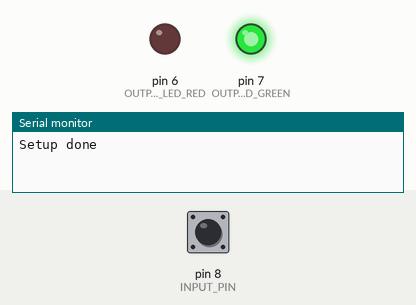
The sketch below on a simulated Arduino Uno, built with avr-gcc and run on an emulated ATmega328P. Parts: output pins drawn as LEDs (lit = HIGH), the last lines printed to the serial monitor. Dashed ring = blinking. Inputs (shaded band) come from the test bench; at power-on: pin 8 (INPUT_PIN) HIGH.

Above: at 1.2 s.
1.3 s: pin 8 (INPUT_PIN) pulled LOW for 0.15 s
At 1.42 s:
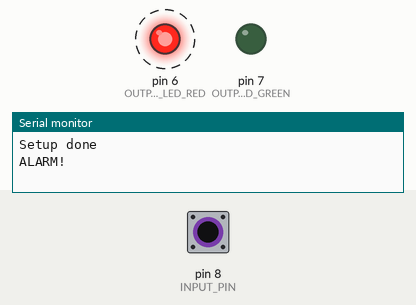
4.3 s: pin 8 (INPUT_PIN) pulled LOW for 3.2 s
At 4.67 s:
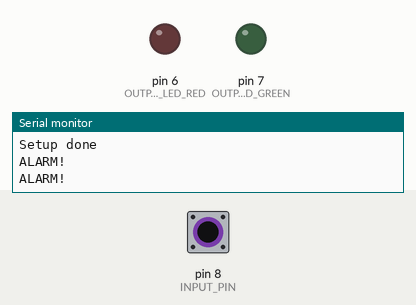
At 6.5 s:
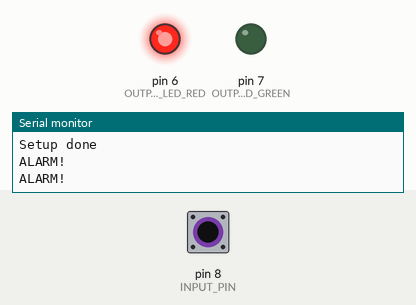
Timing chart, 0 to 9.0 s (numbered marks = the images above; inputs shaded):
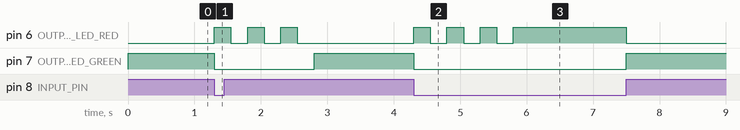

The sketch:

uart_led_alarm.ino
```cpp
const int INPUT_PIN = 8;
const int OUTPUT_LED_GREEN = 7;
const int OUTPUT_LED_RED = 6;

void blink(int pin, int times, int period = 1000)
{
  for (int i(0) ; i < times ; ++i) {
    digitalWrite(pin, HIGH);
    delay(period/2);
    digitalWrite(pin, LOW);
    delay(period/2);
  }
}

void setup() {
  pinMode(INPUT_PIN, INPUT_PULLUP);
  pinMode(OUTPUT_LED_RED, OUTPUT);
  pinMode(OUTPUT_LED_GREEN, OUTPUT);

  digitalWrite(OUTPUT_LED_RED, LOW);
  digitalWrite(OUTPUT_LED_GREEN, LOW);

  Serial.begin(9600);
  Serial.println("Setup done");
}

void loop() {
  if (digitalRead(INPUT_PIN) == HIGH)
  {
    digitalWrite(OUTPUT_LED_GREEN, HIGH);
    digitalWrite(OUTPUT_LED_RED, LOW);
  }
  else
  {
    digitalWrite(OUTPUT_LED_GREEN, LOW);
    Serial.println("ALARM!");
    blink(OUTPUT_LED_RED, 3, 500);
    digitalWrite(OUTPUT_LED_RED, HIGH);

    while(digitalRead(INPUT_PIN) == LOW) delay(25);
  }
}
```

Measured:
- after the input at 1.3 s, pin 6 (OUTPUT_LED_RED): alternates HIGH for 0.25 s and LOW for 0.25 s, 6 changes in all, then stays LOW, starting at once; pin 7 (OUTPUT_LED_GREEN): HIGH → LOW at once, → HIGH 1.5 s later
- after the input at 4.3 s, pin 6 (OUTPUT_LED_RED): goes 3 × (HIGH 0.25 s, LOW 0.25 s), HIGH 1.7 s, then LOW, starting at once; pin 7 (OUTPUT_LED_GREEN): HIGH → LOW at once, → HIGH 3.2 s later
